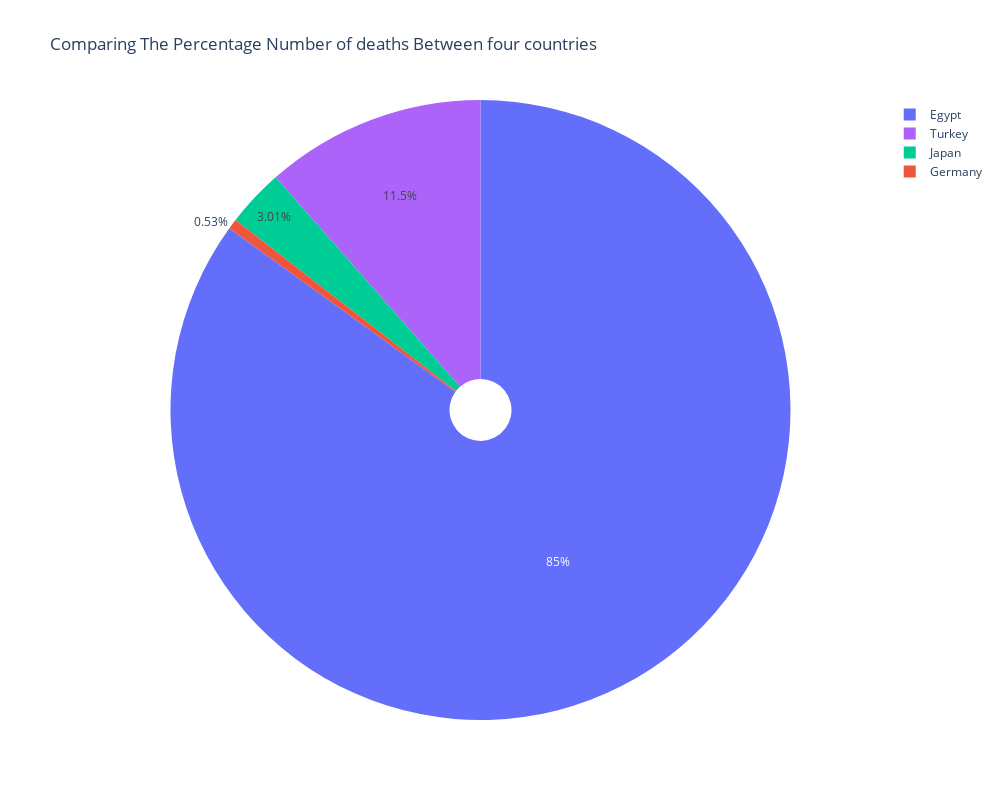

Notebook source saved alongside this figure:
### Markdown cell above
<span style="color:#0F3460;font-size:19px; font-weight: bold;">2.3 pie chart displaying the entity, number of unsafe water</span>

### Code cell
fig = px.pie(
    df_cSummery1 , names='Entity' , values='Unsafe water source',color='Entity',
    title='Comparing The Percentage Number of deaths Between four countries',
   width=1000,
    height=800,
    hole=0.1
)
fig.show()

### Figure 1 — Plotly figure (JSON) as saved in the notebook; plotly's stock layout.template omitted (floating-point values rounded to 4 significant figures)
{"data": [{"customdata": [["Egypt"], ["Germany"], ["Japan"], ["Turkey"]], "domain": {"x": [0, 1], "y": [0, 1]}, "hole": 0.1, "hovertemplate": "Entity=%{customdata[0]}<br>Unsafe water source=%{value}<extra></extra>", "labels": ["Egypt", "Germany", "Japan", "Turkey"], "legendgroup": "", "marker": {"colors": ["#636efa", "#EF553B", "#00cc96", "#ab63fa"]}, "name": "", "showlegend": true, "type": "pie", "values": [287227, 1793, 10173, 38848]}], "layout": {"height": 800, "legend": {"tracegroupgap": 0}, "title": {"text": "Comparing The Percentage Number of deaths Between four countries"}, "width": 1000}}
